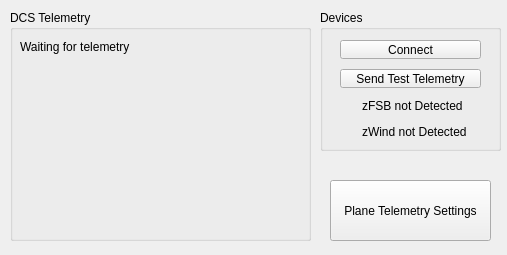
<?xml version="1.0" encoding="UTF-8"?>
<ui version="4.0">
 <class>MainWindow</class>
 <widget class="QMainWindow" name="MainWindow">
  <property name="geometry">
   <rect>
    <x>0</x>
    <y>0</y>
    <width>507</width>
    <height>255</height>
   </rect>
  </property>
  <property name="sizePolicy">
   <sizepolicy hsizetype="Fixed" vsizetype="Fixed">
    <horstretch>0</horstretch>
    <verstretch>0</verstretch>
   </sizepolicy>
  </property>
  <property name="windowTitle">
   <string>MainWindow</string>
  </property>
  <property name="unifiedTitleAndToolBarOnMac">
   <bool>true</bool>
  </property>
  <property name="AA_EnableHighDpiScalingQ" stdset="0">
   <string>True</string>
  </property>
  <widget class="QWidget" name="centralwidget">
   <widget class="QGroupBox" name="devicesGroup">
    <property name="geometry">
     <rect>
      <x>320</x>
      <y>10</y>
      <width>181</width>
      <height>141</height>
     </rect>
    </property>
    <property name="sizePolicy">
     <sizepolicy hsizetype="Preferred" vsizetype="Preferred">
      <horstretch>5</horstretch>
      <verstretch>0</verstretch>
     </sizepolicy>
    </property>
    <property name="minimumSize">
     <size>
      <width>0</width>
      <height>5</height>
     </size>
    </property>
    <property name="title">
     <string>Devices</string>
    </property>
    <widget class="QWidget" name="horizontalLayoutWidget">
     <property name="geometry">
      <rect>
       <x>10</x>
       <y>20</y>
       <width>161</width>
       <height>120</height>
      </rect>
     </property>
     <layout class="QVBoxLayout" name="devicesLayout">
      <property name="spacing">
       <number>10</number>
      </property>
      <property name="leftMargin">
       <number>10</number>
      </property>
      <property name="topMargin">
       <number>10</number>
      </property>
      <property name="rightMargin">
       <number>10</number>
      </property>
      <property name="bottomMargin">
       <number>10</number>
      </property>
      <item>
       <widget class="QPushButton" name="connectBtn">
        <property name="text">
         <string>Connect</string>
        </property>
       </widget>
      </item>
      <item>
       <widget class="QPushButton" name="testSend">
        <property name="text">
         <string>Send Test Telemetry</string>
        </property>
       </widget>
      </item>
      <item>
       <layout class="QHBoxLayout" name="horizontalLayout_2">
        <property name="spacing">
         <number>6</number>
        </property>
        <item>
         <widget class="QLabel" name="fsbEnableIcon">
          <property name="sizePolicy">
           <sizepolicy hsizetype="Fixed" vsizetype="Preferred">
            <horstretch>0</horstretch>
            <verstretch>0</verstretch>
           </sizepolicy>
          </property>
          <property name="minimumSize">
           <size>
            <width>16</width>
            <height>16</height>
           </size>
          </property>
          <property name="text">
           <string/>
          </property>
         </widget>
        </item>
        <item>
         <widget class="QLabel" name="fsbEnableLabel">
          <property name="sizePolicy">
           <sizepolicy hsizetype="Minimum" vsizetype="Preferred">
            <horstretch>0</horstretch>
            <verstretch>0</verstretch>
           </sizepolicy>
          </property>
          <property name="text">
           <string>zFSB not Detected</string>
          </property>
         </widget>
        </item>
       </layout>
      </item>
      <item>
       <layout class="QHBoxLayout" name="horizontalLayout">
        <property name="spacing">
         <number>6</number>
        </property>
        <item>
         <widget class="QLabel" name="windEnableIcon">
          <property name="sizePolicy">
           <sizepolicy hsizetype="Fixed" vsizetype="Preferred">
            <horstretch>0</horstretch>
            <verstretch>0</verstretch>
           </sizepolicy>
          </property>
          <property name="minimumSize">
           <size>
            <width>16</width>
            <height>16</height>
           </size>
          </property>
          <property name="text">
           <string/>
          </property>
         </widget>
        </item>
        <item>
         <widget class="QLabel" name="windEnableLabel">
          <property name="sizePolicy">
           <sizepolicy hsizetype="Minimum" vsizetype="Preferred">
            <horstretch>0</horstretch>
            <verstretch>0</verstretch>
           </sizepolicy>
          </property>
          <property name="text">
           <string>zWind not Detected</string>
          </property>
         </widget>
        </item>
       </layout>
      </item>
     </layout>
    </widget>
   </widget>
   <widget class="QGroupBox" name="groupBox">
    <property name="geometry">
     <rect>
      <x>10</x>
      <y>10</y>
      <width>301</width>
      <height>231</height>
     </rect>
    </property>
    <property name="title">
     <string>DCS Telemetry</string>
    </property>
    <widget class="QLabel" name="telemStatus">
     <property name="geometry">
      <rect>
       <x>10</x>
       <y>30</y>
       <width>281</width>
       <height>191</height>
      </rect>
     </property>
     <property name="sizePolicy">
      <sizepolicy hsizetype="Expanding" vsizetype="Expanding">
       <horstretch>0</horstretch>
       <verstretch>0</verstretch>
      </sizepolicy>
     </property>
     <property name="text">
      <string>Waiting for telemetry</string>
     </property>
     <property name="alignment">
      <set>Qt::AlignLeading|Qt::AlignLeft|Qt::AlignTop</set>
     </property>
    </widget>
   </widget>
   <widget class="QPushButton" name="planeSettingsBtn">
    <property name="geometry">
     <rect>
      <x>330</x>
      <y>180</y>
      <width>161</width>
      <height>61</height>
     </rect>
    </property>
    <property name="text">
     <string>Plane Telemetry Settings</string>
    </property>
   </widget>
  </widget>
 </widget>
 <resources/>
 <connections/>
</ui>
